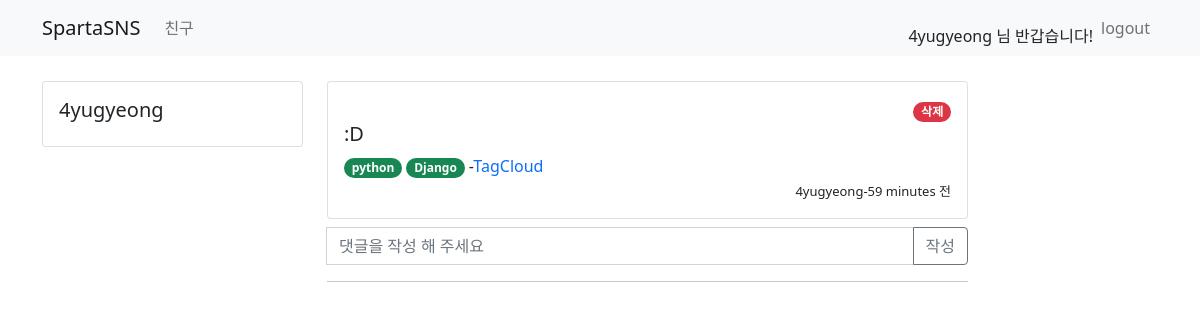
Page /tweet/4 (signed in) on the committed database.
### user/models.py (models this page shows)
class UserModel(AbstractUser):
    class Meta:
        db_table = "my_user"
    bio = models.CharField(max_length=256, default='')
    follow = models.ManyToManyField(settings.AUTH_USER_MODEL, related_name='followee')

### tweet/models.py (models this page shows)
class TweetModel(models.Model):
    class Meta:
        db_table = "tweet"
    author = models.ForeignKey(UserModel, on_delete=models.CASCADE)
    content = models.CharField(max_length=256)
    tags = TaggableManager(blank=True)
    created_at = models.DateTimeField(auto_now_add=True)
    updated_at = models.DateTimeField(auto_now=True)

### tweet/views.py (the view)
# urls.py: path('tweet/<int:id>', views.detail_tweet, name='detail-tweet'),
@login_required
def detail_tweet(request, id):
    my_tweet = TweetModel.objects.get(id=id)
    tweet_comment = TweetComment.objects.filter(tweet_id=id).order_by('-created_at')
    return render(request, 'tweet/tweet_detail.html', {'tweet': my_tweet, 'comment':tweet_comment})

### templates/tweet/tweet_detail.html (shortened to what this page needs)
{% extends 'base.html' %}
{% block content %}
    <div class="container timeline-container">
        <div class="row">
            <div class="col-md-3">
                <div class="card">
                    <div class="card-body">
                        <h5 class="card-title">{{ user.username }}</h5>
                    </div>
                </div>
            </div>
            <div class="col-md-7">
                <div class="row">
                    <div class="col-md-12 mb-2">
                        <div class="card">
                            <div class="card-body">
                                {% if tweet.author == user %}
                                    <div style="text-align: right">
                                        <a href="/tweet/delete/{{ tweet.id }}">
                                            <span class="badge rounded-pill bg-danger">삭제</span>
                                        </a>
                                    </div>
                                {% endif %}
                                <div class="media">
                                    <div class="media-bod">
                                        <h5 class="mt-0">{{ tweet.content }}</h5>
                                         {% if tweet.tags.all %}
                                            {% for tag in tweet.tags.all %}
                                                <a style="text-decoration: none" href="{% url 'tagged_object_list' tag.name %}">
                                                    <span class="badge rounded-pill bg-success">
                                                        {{ tag.name }}
                                                    </span>
                                                </a>
                                            {% endfor %}
                                            -<a style="text-decoration: none"
                                                href="{% url 'tag_cloud' %}">TagCloud</a>
                                        {% endif %}
                                    </div>
                                    <div style="text-align: right">
                                        <span style="font-size: small">{{ tweet.author.username }}-{{ tweet.created_at|timesince }} 전</span>
                                    </div>
                                </div>
                            </div>
                        </div>
                    </div>
                </div>
                <form class="input-group mb-3" action="/tweet/comment/{{ tweet.id }}" method="post">
                    <input type="text" class="form-control" id='comment' name='comment' placeholder="댓글을 작성 해 주세요"/>
                    <button class="btn btn-outline-secondary" type="submit">작성</button>
                </form>
                <hr>
            </div>
        </div>
    </div>
{% endblock %}

### templates/base.html (shortened to what this page needs)
<!DOCTYPE html>
<html lang="en">
<head>
    <link href="https://cdn.jsdelivr.net/npm/bootstrap@5.0.0-beta3/dist/css/bootstrap.min.css" rel="stylesheet"
>
</head>
<body>
<nav class="navbar navbar-expand-lg navbar-light bg-light">
    <div class="container">
        <a class="navbar-brand" href="/">SpartaSNS</a>
            {% if user.is_authenticated %}
            <div class="collapse navbar-collapse" id="navbarSupportedContent">
                <ul class="navbar-nav mr-auto">
                    <li class="nav-item active">
                        <a class="nav-link" href="/user"> 친구 </a>
                    </li>
                </ul>
            </div>
            {% endif %}
        <form class="form-inline my-2 my-lg-0">
            {% if not user.is_authenticated %}
                <ul class="navbar-nav mr-auto">
                    <li class="nav-item active">
                        <a class="nav-link" href="/sign-in"> Sign In <span class="sr-only"></span></a>
                    </li>
                    <li class="nav-item active">
                        <a class="nav-link" href="/sign-up"> Sign Up <span class="sr-only"></span></a>
                    </li>
                </ul>
            {% else %}
                <ul class="navbar-nav mr-auto">
                    <li class="nav-item disabled">
                        <span class="nav-link"></span>
                        {{ user.username }} 님 반갑습니다!
                    </li>
                    <li class="nav-item active">
                        <a class="nav-link" href="/logout"> logout </a>
                    </li>
                </ul>
            {% endif %}
        </form>
    </div>
</nav>
{% block content %}
{% endblock %}
</body>
</html>

### templates/base.html (style rules this page uses)
.timeline-container { margin-top: 25px }

### rows in the picture
UserModel: username "4yugyeong"
TweetModel: content ":D", author.username "4yugyeong", created_at "59 minutes"
Tag: name "python"
Tag: name "Django"
